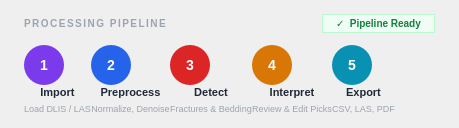
        <widget class="QFrame" name="workflowFrame">
         <property name="minimumSize"><size><width>0</width><height>118</height></size></property>
         <property name="maximumSize"><size><width>16777215</width><height>128</height></size></property>
         <property name="styleSheet">
          <string notr="true">QFrame#workflowFrame {
    background: #ffffff;
    border: 1px solid #dde3ed;
    border-radius: 14px;
}</string>
         </property>
         <layout class="QVBoxLayout" name="workflowVL">
          <property name="spacing"><number>12</number></property>
          <property name="leftMargin"><number>24</number></property>
          <property name="topMargin"><number>14</number></property>
          <property name="rightMargin"><number>24</number></property>
          <property name="bottomMargin"><number>14</number></property>

          <item>
           <layout class="QHBoxLayout" name="wfTopHL">
            <property name="spacing"><number>8</number></property>
            <item>
             <widget class="QLabel" name="lblWorkflowHeader">
              <property name="styleSheet">
               <string notr="true">font-size: 10px; font-weight: 700; color: #9ca3af; letter-spacing: 1.5px;</string>
              </property>
              <property name="text"><string>PROCESSING PIPELINE</string></property>
             </widget>
            </item>
            <item>
             <spacer name="wfTopSp">
              <property name="orientation"><enum>Qt::Horizontal</enum></property>
              <property name="sizeHint" stdset="0"><size><width>10</width><height>0</height></size></property>
             </spacer>
            </item>
            <item>
             <widget class="QLabel" name="lblWfStatus">
              <property name="styleSheet">
               <string notr="true">background: #f0fdf4; color: #15803d; border: 1px solid #bbf7d0;
border-radius: 10px; font-size: 10px; font-weight: 700; padding: 2px 10px;</string>
              </property>
              <property name="text"><string>✓  Pipeline Ready</string></property>
             </widget>
            </item>
           </layout>
          </item>

          <!-- Stepper row: circle + text, connected by lines -->
          <item>
           <layout class="QHBoxLayout" name="pipelineHL">
            <property name="spacing"><number>0</number></property>

            <!-- Step 1 -->
            <item>
             <widget class="QFrame" name="wfStep1">
              <property name="styleSheet"><string notr="true">QFrame{background:transparent;border:none;}</string></property>
              <layout class="QVBoxLayout" name="wfStep1VL">
               <property name="spacing"><number>4</number></property>
               <property name="leftMargin"><number>0</number></property>
               <property name="topMargin"><number>0</number></property>
               <property name="rightMargin"><number>0</number></property>
               <property name="bottomMargin"><number>0</number></property>
               <item>
                <widget class="QLabel" name="wfCircle1">
                 <property name="minimumSize"><size><width>40</width><height>40</height></size></property>
                 <property name="maximumSize"><size><width>40</width><height>40</height></size></property>
                 <property name="styleSheet">
                  <string notr="true">background: #7c3aed; color: white;
border-radius: 20px; font-size: 14px; font-weight: 800;</string>
                 </property>
                 <property name="text"><string>1</string></property>
                 <property name="alignment"><set>Qt::AlignCenter</set></property>
                </widget>
               </item>
               <item>
                <widget class="QLabel" name="wfTitle1">
                 <property name="styleSheet"><string notr="true">font-size:11px;font-weight:700;color:#1f2937;</string></property>
                 <property name="text"><string>Import</string></property>
                 <property name="alignment"><set>Qt::AlignCenter</set></property>
                </widget>
               </item>
               <item>
                <widget class="QLabel" name="wfDesc1">
                 <property name="styleSheet"><string notr="true">font-size:9px;color:#9ca3af;</string></property>
                 <property name="text"><string>Load DLIS / LAS</string></property>
                 <property name="alignment"><set>Qt::AlignCenter</set></property>
                </widget>
               </item>
              </layout>
             </widget>
            </item>

            <!-- Connector line 1 -->
            <item>
             <widget class="QFrame" name="wfLine1">
              <property name="minimumSize"><size><width>0</width><height>2</height></size></property>
              <property name="maximumSize"><size><width>16777215</width><height>2</height></size></property>
              <property name="styleSheet">
               <string notr="true">background: #e9d5ff; border: none; margin-top: 19px; margin-bottom: 36px;</string>
              </property>
             </widget>
            </item>

            <!-- Step 2 -->
            <item>
             <widget class="QFrame" name="wfStep2">
              <property name="styleSheet"><string notr="true">QFrame{background:transparent;border:none;}</string></property>
              <layout class="QVBoxLayout" name="wfStep2VL">
               <property name="spacing"><number>4</number></property>
               <property name="leftMargin"><number>0</number></property>
               <property name="topMargin"><number>0</number></property>
               <property name="rightMargin"><number>0</number></property>
               <property name="bottomMargin"><number>0</number></property>
               <item>
                <widget class="QLabel" name="wfCircle2">
                 <property name="minimumSize"><size><width>40</width><height>40</height></size></property>
                 <property name="maximumSize"><size><width>40</width><height>40</height></size></property>
                 <property name="styleSheet">
                  <string notr="true">background: #2563eb; color: white;
border-radius: 20px; font-size: 14px; font-weight: 800;</string>
                 </property>
                 <property name="text"><string>2</string></property>
                 <property name="alignment"><set>Qt::AlignCenter</set></property>
                </widget>
               </item>
               <item>
                <widget class="QLabel" name="wfTitle2">
                 <property name="styleSheet"><string notr="true">font-size:11px;font-weight:700;color:#1f2937;</string></property>
                 <property name="text"><string>Preprocess</string></property>
                 <property name="alignment"><set>Qt::AlignCenter</set></property>
                </widget>
               </item>
               <item>
                <widget class="QLabel" name="wfDesc2">
                 <property name="styleSheet"><string notr="true">font-size:9px;color:#9ca3af;</string></property>
                 <property name="text"><string>Normalize, Denoise</string></property>
                 <property name="alignment"><set>Qt::AlignCenter</set></property>
                </widget>
               </item>
              </layout>
             </widget>
            </item>

            <!-- Connector line 2 -->
            <item>
             <widget class="QFrame" name="wfLine2">
              <property name="minimumSize"><size><width>0</width><height>2</height></size></property>
              <property name="maximumSize"><size><width>16777215</width><height>2</height></size></property>
              <property name="styleSheet">
               <string notr="true">background: #bfdbfe; border: none; margin-top: 19px; margin-bottom: 36px;</string>
              </property>
             </widget>
            </item>

            <!-- Step 3 -->
            <item>
             <widget class="QFrame" name="wfStep3">
              <property name="styleSheet"><string notr="true">QFrame{background:transparent;border:none;}</string></property>
              <layout class="QVBoxLayout" name="wfStep3VL">
               <property name="spacing"><number>4</number></property>
               <property name="leftMargin"><number>0</number></property>
               <property name="topMargin"><number>0</number></property>
               <property name="rightMargin"><number>0</number></property>
               <property name="bottomMargin"><number>0</number></property>
               <item>
                <widget class="QLabel" name="wfCircle3">
                 <property name="minimumSize"><size><width>40</width><height>40</height></size></property>
                 <property name="maximumSize"><size><width>40</width><height>40</height></size></property>
                 <property name="styleSheet">
                  <string notr="true">background: #dc2626; color: white;
border-radius: 20px; font-size: 14px; font-weight: 800;</string>
                 </property>
                 <property name="text"><string>3</string></property>
                 <property name="alignment"><set>Qt::AlignCenter</set></property>
                </widget>
               </item>
               <item>
                <widget class="QLabel" name="wfTitle3">
                 <property name="styleSheet"><string notr="true">font-size:11px;font-weight:700;color:#1f2937;</string></property>
                 <property name="text"><string>Detect</string></property>
                 <property name="alignment"><set>Qt::AlignCenter</set></property>
                </widget>
               </item>
               <item>
                <widget class="QLabel" name="wfDesc3">
                 <property name="styleSheet"><string notr="true">font-size:9px;color:#9ca3af;</string></property>
                 <property name="text"><string>Fractures &amp; Bedding</string></property>
                 <property name="alignment"><set>Qt::AlignCenter</set></property>
                </widget>
               </item>
              </layout>
             </widget>
            </item>

            <!-- Connector line 3 -->
            <item>
             <widget class="QFrame" name="wfLine3">
              <property name="minimumSize"><size><width>0</width><height>2</height></size></property>
              <property name="maximumSize"><size><width>16777215</width><height>2</height></size></property>
              <property name="styleSheet">
               <string notr="true">background: #fecaca; border: none; margin-top: 19px; margin-bottom: 36px;</string>
              </property>
             </widget>
            </item>

            <!-- Step 4 -->
            <item>
             <widget class="QFrame" name="wfStep4">
              <property name="styleSheet"><string notr="true">QFrame{background:transparent;border:none;}</string></property>
              <layout class="QVBoxLayout" name="wfStep4VL">
               <property name="spacing"><number>4</number></property>
               <property name="leftMargin"><number>0</number></property>
               <property name="topMargin"><number>0</number></property>
               <property name="rightMargin"><number>0</number></property>
               <property name="bottomMargin"><number>0</number></property>
               <item>
                <widget class="QLabel" name="wfCircle4">
                 <property name="minimumSize"><size><width>40</width><height>40</height></size></property>
                 <property name="maximumSize"><size><width>40</width><height>40</height></size></property>
                 <property name="styleSheet">
                  <string notr="true">background: #d97706; color: white;
border-radius: 20px; font-size: 14px; font-weight: 800;</string>
                 </property>
                 <property name="text"><string>4</string></property>
                 <property name="alignment"><set>Qt::AlignCenter</set></property>
                </widget>
               </item>
               <item>
                <widget class="QLabel" name="wfTitle4">
                 <property name="styleSheet"><string notr="true">font-size:11px;font-weight:700;color:#1f2937;</string></property>
                 <property name="text"><string>Interpret</string></property>
                 <property name="alignment"><set>Qt::AlignCenter</set></property>
                </widget>
               </item>
               <item>
                <widget class="QLabel" name="wfDesc4">
                 <property name="styleSheet"><string notr="true">font-size:9px;color:#9ca3af;</string></property>
                 <property name="text"><string>Review &amp; Edit Picks</string></property>
                 <property name="alignment"><set>Qt::AlignCenter</set></property>
                </widget>
               </item>
              </layout>
             </widget>
            </item>

            <!-- Connector line 4 -->
            <item>
             <widget class="QFrame" name="wfLine4">
              <property name="minimumSize"><size><width>0</width><height>2</height></size></property>
              <property name="maximumSize"><size><width>16777215</width><height>2</height></size></property>
              <property name="styleSheet">
               <string notr="true">background: #fde68a; border: none; margin-top: 19px; margin-bottom: 36px;</string>
              </property>
             </widget>
            </item>

            <!-- Step 5 -->
            <item>
             <widget class="QFrame" name="wfStep5">
              <property name="styleSheet"><string notr="true">QFrame{background:transparent;border:none;}</string></property>
              <layout class="QVBoxLayout" name="wfStep5VL">
               <property name="spacing"><number>4</number></property>
               <property name="leftMargin"><number>0</number></property>
               <property name="topMargin"><number>0</number></property>
               <property name="rightMargin"><number>0</number></property>
               <property name="bottomMargin"><number>0</number></property>
               <item>
                <widget class="QLabel" name="wfCircle5">
                 <property name="minimumSize"><size><width>40</width><height>40</height></size></property>
                 <property name="maximumSize"><size><width>40</width><height>40</height></size></property>
                 <property name="styleSheet">
                  <string notr="true">background: #0891b2; color: white;
border-radius: 20px; font-size: 14px; font-weight: 800;</string>
                 </property>
                 <property name="text"><string>5</string></property>
                 <property name="alignment"><set>Qt::AlignCenter</set></property>
                </widget>
               </item>
               <item>
                <widget class="QLabel" name="wfTitle5">
                 <property name="styleSheet"><string notr="true">font-size:11px;font-weight:700;color:#1f2937;</string></property>
                 <property name="text"><string>Export</string></property>
                 <property name="alignment"><set>Qt::AlignCenter</set></property>
                </widget>
               </item>
               <item>
                <widget class="QLabel" name="wfDesc5">
                 <property name="styleSheet"><string notr="true">font-size:9px;color:#9ca3af;</string></property>
                 <property name="text"><string>CSV, LAS, PDF</string></property>
                 <property name="alignment"><set>Qt::AlignCenter</set></property>
                </widget>
               </item>
              </layout>
             </widget>
            </item>

            <item>
             <spacer name="wfEndSp">
              <property name="orientation"><enum>Qt::Horizontal</enum></property>
              <property name="sizeHint" stdset="0"><size><width>40</width><height>0</height></size></property>
             </spacer>
            </item>
           </layout>
          </item>

         </layout>
        </widget>
